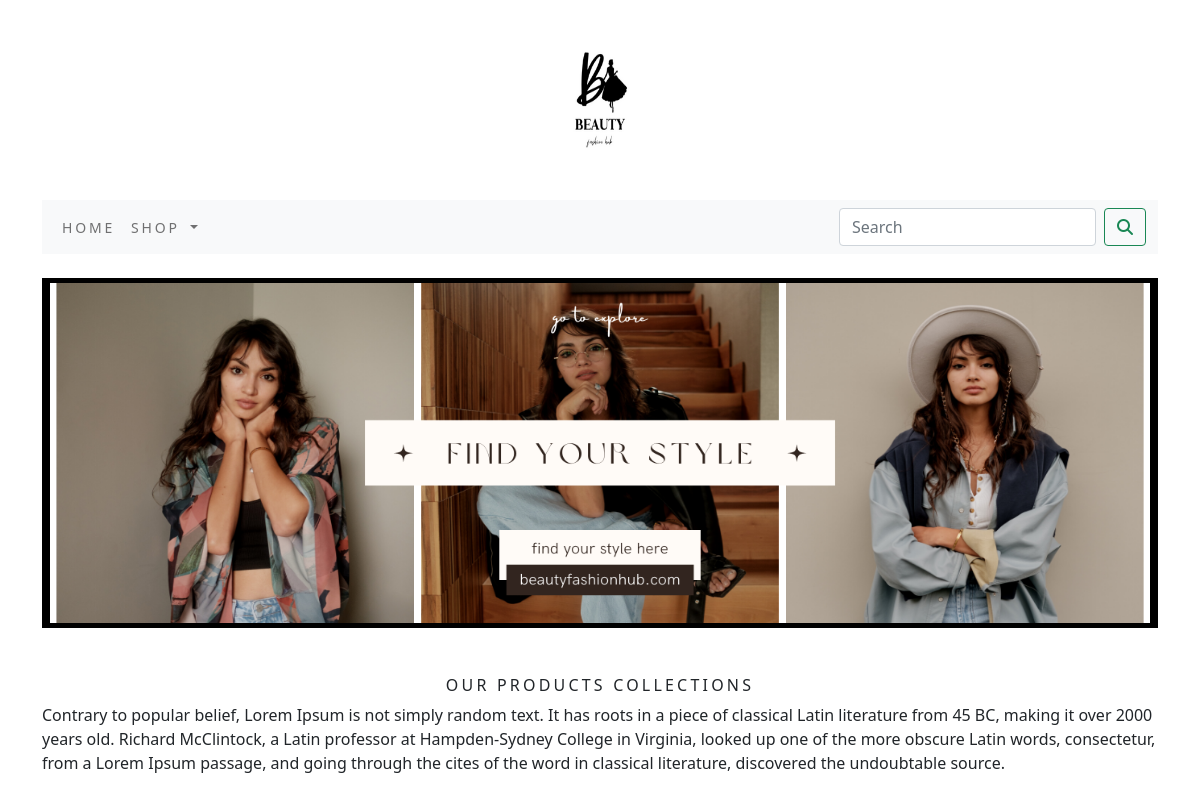
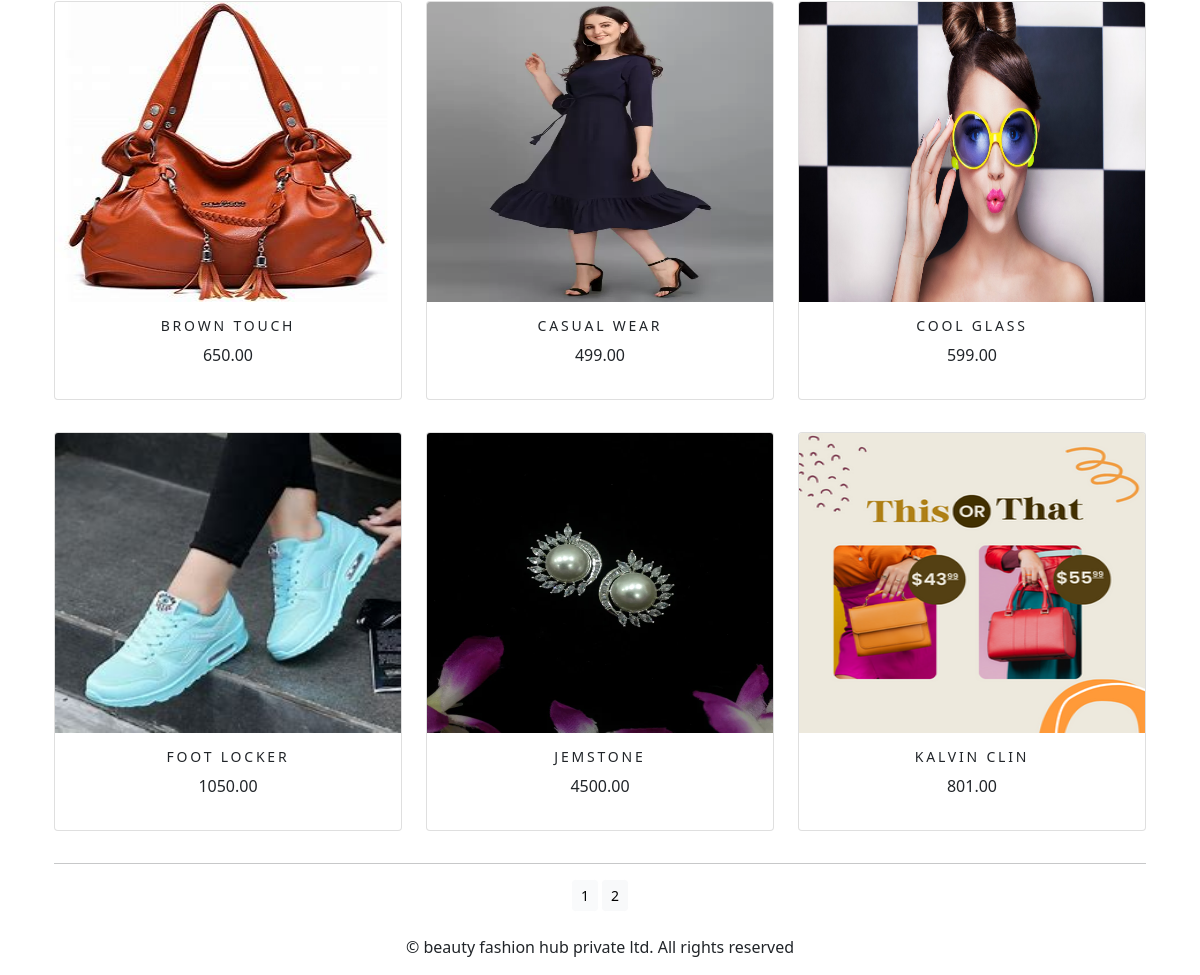
The app's page /shop/ with its own data (2 pictures, top to bottom).
### shop/models.py (models this page shows, shortened)
class Product(models.Model):
    name = models.CharField(max_length=250, unique=True)
    slug = models.SlugField(max_length=250, unique=True)
    description = models.TextField(blank=True)
    price = models.DecimalField(max_digits=10, decimal_places=2)
    category = models.ForeignKey(Category, on_delete=models.CASCADE)
    image = models.ImageField(upload_to='product', blank=True)
    stock = models.IntegerField()
    available = models.BooleanField(default=True)
    created = models.DateTimeField(auto_now_add=True)
    updated = models.DateTimeField(auto_now_add=True)
    def get_url(self):
        return reverse('shop:prodCatdetail',args=[self.category.slug, self.slug])
    class Meta:
        ordering = ('name',)
        verbose_name = 'product'
        verbose_name_plural = 'products'

### shop/views.py (the view)
# urls.py: path('', views.allProdCat, name='allProdCat'),
def allProdCat(request, c_slug=None):
    c_page=None
    products_list=None
    if c_slug!=None:
        c_page=get_object_or_404(Category, slug=c_slug)
        products_list=Product.objects.all().filter(category=c_page, available=True)
    else:
        products_list=Product.objects.all().filter(available=True)
    paginator=Paginator(products_list,6)
    try:
        page=int(request.GET.get('page','1'))
    except:
        page=1
    try:
        products=paginator.page(page)
    except (EmptyPage, InvalidPage):
        products=paginator.page(paginator.num_pages)
    return render(request, "category.html", {'category':c_page, 'products':products})

### cart/contest_processors.py (called while the page is built)
def counter(request):
    item_count=0
    if 'admin' in request.path:
        return  {}
    else:
        try:
            cart=Cart.objects.filter(cart_id=_cart_id(request))
            cart_item=CartItem.objects.all().filter(cart=cart[:1])
            for cart_item in cart_item:
                item_count += cart_item.quantity
        except Cart.DoesNotExist:
            item_count =0
    return dict(item_count=item_count)

### cart/views.py (called while the page is built)
def _cart_id(request):
    cart = request.session.session_key
    if not cart:
        cart = request.session.create()
    return cart

### shop/contest_processors.py (called while the page is built)
def menu_links(request):
    links=Category.objects.all()
    return dict(links=links)

### shop/models.py (called while the page is built)
    def get_url(self):
        return reverse('shop:products_by_category', args=[self.slug])

### template/category.html (shortened to what this page needs)
{% extends 'base.html' %}
{% load static %}
{% block content %}
<div class="mx_auto">
    {% if category %}
    <img class="my_image" src="{{category.image.url}}" alt="{{category.name}}">
</div>
    <br>
<div>
    <h1 class="text-center my_title">{{category.name}}</h1>
    <p class="rext-justify">{{category.description}}</p>
</div>
    {% else %}
<br>
<div class="hai">
<img class="my_image my_image_padding" src="{% static 'img/hub.png' %}" alt="our products">
</div><br>
<br>
<div>
    <h1 class="text-center my_title">Our products collections</h1>
    <p class="text-justify">Contrary to popular belief, Lorem Ipsum is not simply random text. It has roots in a piece of classical Latin literature from 45 BC, making it over 2000 years old. Richard McClintock, a Latin professor at Hampden-Sydney College in Virginia, looked up one of the more obscure Latin words, consectetur, from a Lorem Ipsum passage, and going through the cites of the word in classical literature, discovered the undoubtable source.</p>
</div>
    {% endif %}
<div class="container">
    <div class="row mx_auto">
        {% for product in products %}
        <div class="my_bottom_margin col-9 col-sm-12 col-md-4 xol-lg-4 my-3">
            <div class="card text-center" style="min-width:18rem;">
                <a href="{{product.get_url}}"><img style="width:346px; height:300px;" class="card-img-top my_image" src="{{product.image.url}}" alt="{{product.name}}"></a>
                <div class="card-body">
                <h4>{{product.name}}</h4>
                <p>{{product.price}}</p>
            </div>
            </div>
        </div>
        {% endfor %}
    </div>
    <div class="mx-auto">
        {% if products.paginator.num_pages > 1 %}
        <hr>
        <div class="text-center">
            {% for pg in products.paginator.page_range %}
                <a href="?page={{pg}}" class="btn btn-light btn btn-sm {% if products.number == pg %} active {% endif %}">{{pg}}</a>
            {% endfor %}
        </div>
        {% endif %}
    </div>
    <br>
</div>
{% endblock %}

### template/base.html (shortened to what this page needs)
{% load static %}
<!DOCTYPE html>
<html lang="en">
<head>
        <link rel="stylesheet" href="{% static 'css/custom.css' %}">
        <link href="{% static 'css/bootstrap.min.css' %}" rel="stylesheet">
</head>
<body>
<div class="container">
{% include 'header.html' %}
{% include 'nav.html' %}
{% block content %}
{% endblock %}
</div>
{% include 'footer.html' %}
</body>
</html>

### template/header.html
{% load static %}
<header>
  <center>
    <a href="{% url 'shop:allProdCat' %}"> <img src="{% static 'img/beauty.png' %}" alt="logimage" width="150px" height="200px"></a>
  </center>
</header>

### template/nav.html (shortened to what this page needs)
<nav class="navbar navbar-expand-lg navbar-light bg-light">
  <div class="container-fluid">
    <div class="collapse navbar-collapse" id="navbarSupportedContent">
      <ul class="navbar-nav me-auto mb-2 mb-lg-0">
        <li class="nav-item">
          <a class="nav-link" href="{% url 'shop:allProdCat' %}">Home</a>
        </li>
        <li class="nav-item dropdown {% if 'shop' in request.path %} active {% endif %}">
          <a class="nav-link dropdown-toggle" href="#" id="navbarDropdown" role="button" data-bs-toggle="dropdown" aria-expanded="false">
            Shop
          </a>
        </li>
      </ul>
      <form class="d-flex" action="{% url 'search_app:SearchResult' %}" method="get">
        <input class="form-control me-2" type="search" placeholder="Search" name="q" aria-label="Search">
        <button class="btn btn-outline-success" type="submit"><i class="fa fa-search"></i>
</button>
      </form>
    </div>
  </div>
</nav>

### template/footer.html
<div class="footer navbar-fixed-bottom mu_footer">
  <p class="text-center">&copy; beauty fashion hub private ltd. All rights reserved</p>
</div>

### static/css/custom.css (style rules this page uses)
body { font-family: 'Roboto', sans-serif; }
.nav-item { letter-spacing: .2em; font-size:14px; text-transform:uppercase; }
.my_image { width:500px; height:auto; }
.my_title { font-size:16px; text-transform:uppercase; letter-spacing:.2em; }
.my_image_padding { padding:5px; justify-item:center; width:1110px; height:350px; }
.hai { background-color:black; text-align:center; }
.card-img-top { width:200px; height:250px; }
.my_bottom_margin { margin-bottom:10px; }

### records on screen
Product: image (picture), name "BROWN TOUCH", price "650.00"
Product: image (picture), name "CASUAL WEAR", price "499.00"
Product: image (picture), name "COOL GLASS", price "599.00"
Product: image (picture), name "FOOT LOCKER", price "1050.00"
Product: image (picture), name "JEMSTONE", price "4500.00"
Product: image (picture), name "KALVIN CLIN", price "801.00"

### other values on screen
{{ pg }} "1" "2"
